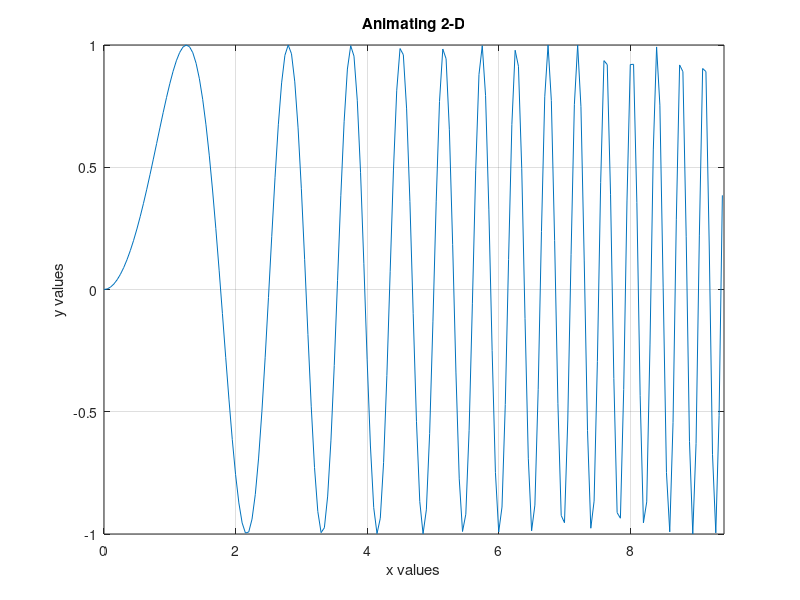

Write the MATLAB code that produced this figure.
%Example7p3
%This code animates 2-D
x = 0:0.05:3*pi;
y = sin(x.^2);
N = length(x)
for i=1:N
    y_plot = (i/N)*y;
    plot(x,y_plot)
    axis([0,3*pi,-1,1]);
    xlabel('x values')
    ylabel('y values')
    title('Animating 2-D')
    pause(0.02)
end
grid on
